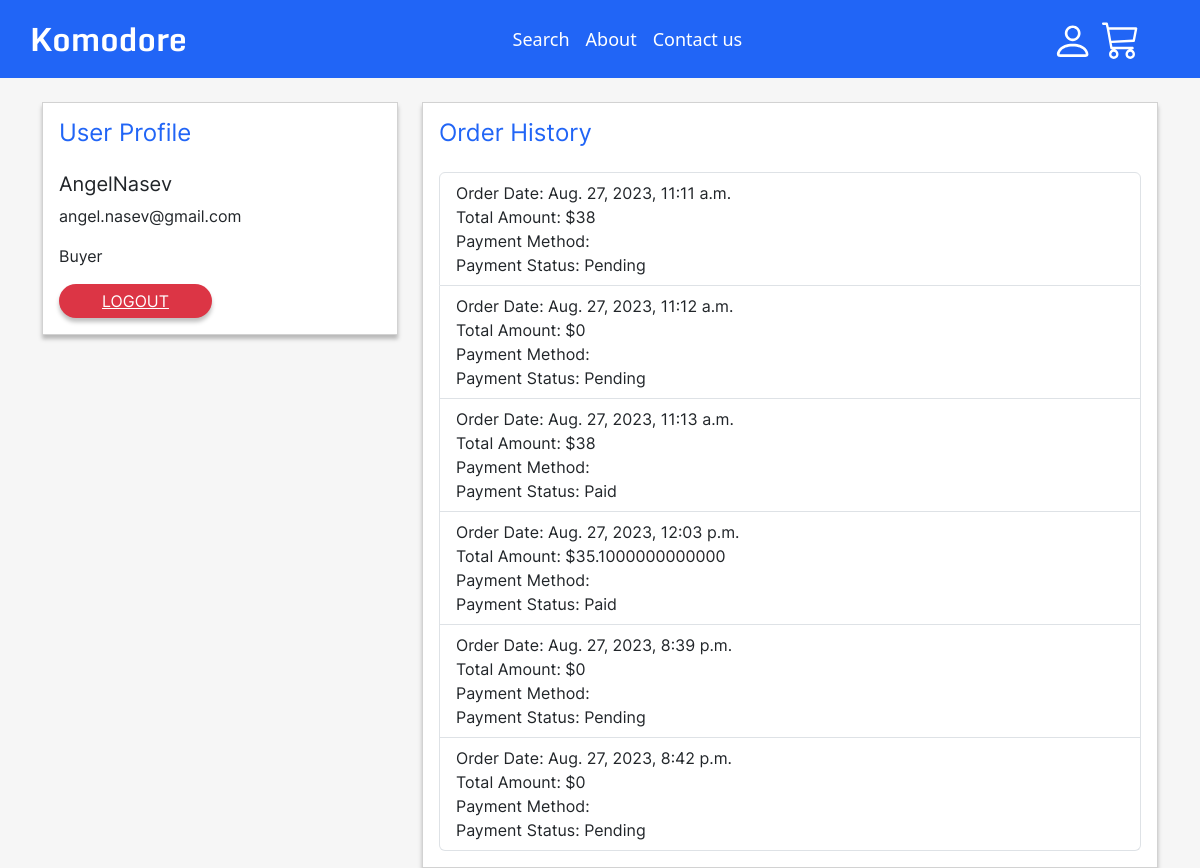
Page /profile/ (signed in) on the earlier database version.
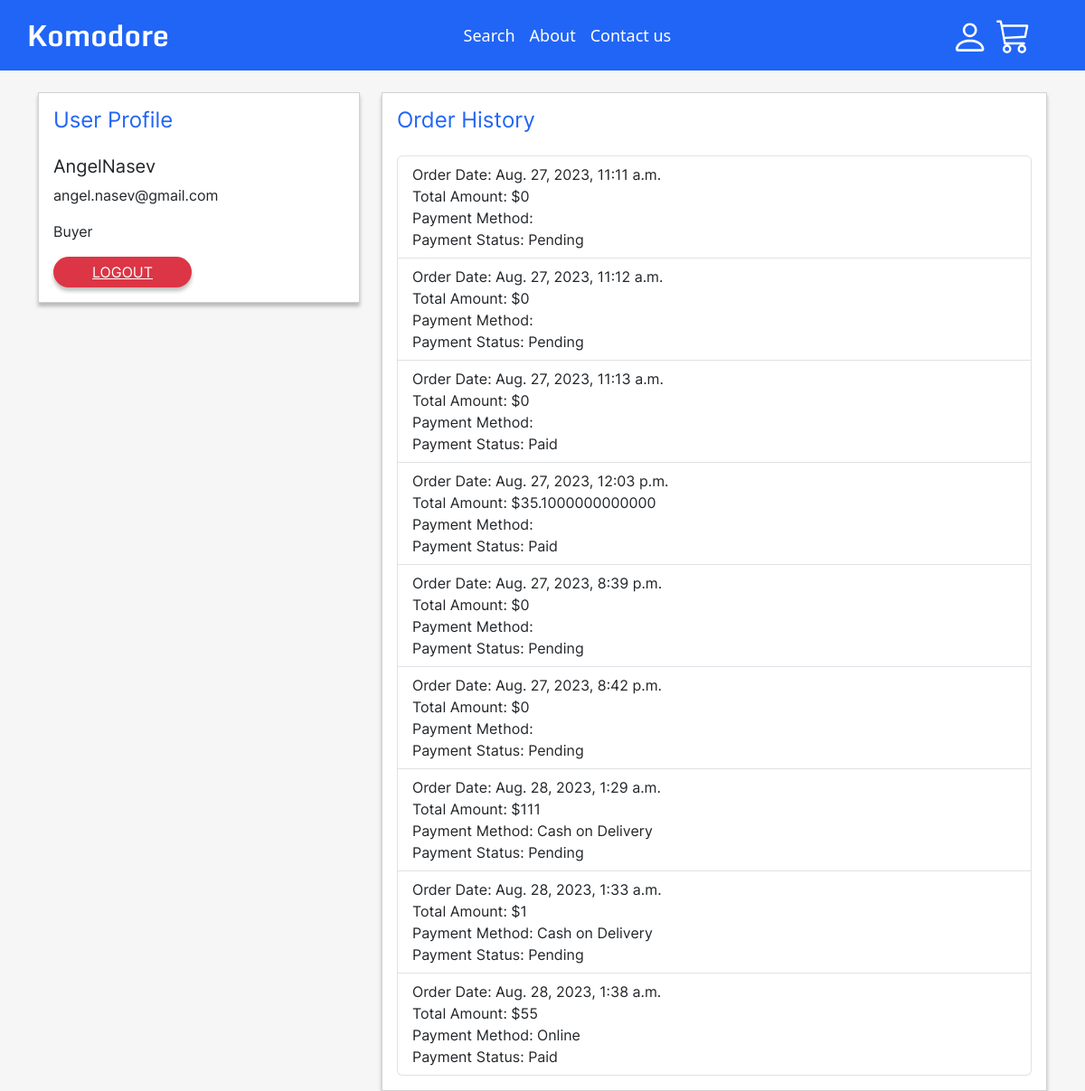
Same page on the later database version.
### KomodoreApp/models.py (models this page shows, shortened)
class Order(models.Model):
    user = models.ForeignKey(User, on_delete=models.CASCADE)
    order_items = models.ManyToManyField('OrderItem')
    order_date = models.DateTimeField(auto_now_add=True)
    payment_status = models.CharField(max_length=20, choices=[('Pending', 'Pending'), ('Paid', 'Paid')])
    payment_method = models.CharField(max_length=20, choices=[('Online', 'Online'), ('Cash', 'Cash on Delivery')])
    shipping_address = models.CharField(max_length=150)
    shipping_note = models.TextField(blank=True)
    shipping_city = models.CharField(max_length=100)
    shipping_postal_code = models.CharField(max_length=20)
    shipping_country = models.CharField(max_length=100)
    def total(self):
        return self.order_items.aggregate(order_total=Sum(F('product__price') * F('quantity')))['order_total'] or 0

### KomodoreApp/views.py (the view)
# urls.py: path('profile/', profile_view, name='profile_view'),
@login_required(login_url="/login/")
def profile_view(request):
    profile = Profile.objects.get(user=request.user)
    user_orders = Order.objects.filter(user=request.user).all()
    context = {"profile": profile,
               "is_buyer": profile.is_buyer,
               "is_seller": profile.is_seller,
               "orders": user_orders}
    return render(request, 'profile.html', context=context)

### KomodoreApp/templates/profile.html (shortened to what this page needs)
<!DOCTYPE html>
<html lang="en">
<head>
    <link href="https://cdn.jsdelivr.net/npm/bootstrap@5.3.1/dist/css/bootstrap.min.css" rel="stylesheet"
>
    {% load static %}
    <link rel="stylesheet" href="{% static 'style.css' %}">
</head>
<body class="gray-background">
{% include 'navbar.html' %}
<div class="container mt-4 inter">
    <div class="row">
        <div class="col-md-4">
            <div class="card">
                <div class="card-body">
                    <h4 class="card-title blue">User Profile</h4>
                    <h5 class="card-text pt-3">{{ request.user.username }}</h5>
                    <p class="card-text">{{ request.user.email }}</p>
                    {% if profile.is_buyer %}
                        <p class="card-text">Buyer</p>
                    {% endif %}
                    <a href="{% url 'logout' %}" class="pill-btn bg-danger">LOGOUT</a>
                </div>
            </div>
        </div>
        <div class="col-md-8">
            <div class="card">
                <div class="card-body">
                    <h4 class="card-title blue pb-3">Order History</h4>
                    <ul class="list-group">
                        {% for order in orders %}
                        <li class="list-group-item">
                            Order Date: {{ order.order_date }}<br>
                            Total Amount: ${{ order.total }}<br>
                            Payment Method: {{ order.payment_method }}<br>
                            Payment Status: {{ order.payment_status }}
                        </li>
                        {% empty %}
                        <li class="list-group-item">No orders yet.</li>
                        {% endfor %}
                    </ul>
                </div>
            </div>
        </div>
    </div>
</div>
</body>
</html>

Differences in the rows shown:
computed for Order "Aug. 27, 2023, 11:11 a.m.": total "38" → "0"
computed for Order "Aug. 27, 2023, 11:13 a.m.": total "38" → "0"
added Order: order_date "Aug. 28, 2023, 1:29 a.m.", total "111", payment_method "Cash on Delivery", payment_status "Pending"
added Order: order_date "Aug. 28, 2023, 1:33 a.m.", total "1", payment_method "Cash on Delivery", payment_status "Pending"
added Order: order_date "Aug. 28, 2023, 1:38 a.m.", total "55", payment_method "Online", payment_status "Paid"
